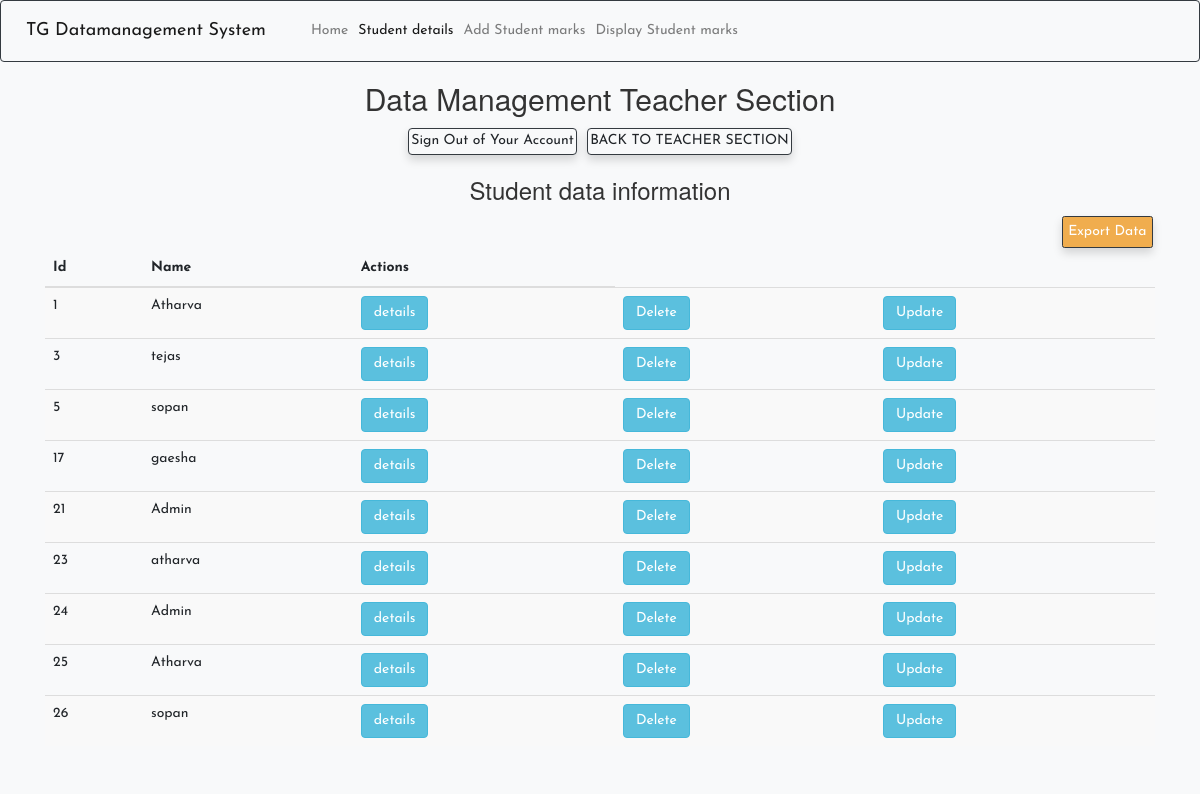
Page /stud1.php on the committed database.
### tables this page shows
CREATE TABLE `img` (
  `id` int(255) NOT NULL,
  `username` varchar(100) DEFAULT NULL,
  `image` varchar(255) DEFAULT NULL,
  `email` varchar(255) DEFAULT NULL,
  `mobile` varchar(255) DEFAULT NULL,
  `roll` int(10) DEFAULT NULL,
  `class` varchar(10) DEFAULT NULL,
  `dob` date DEFAULT NULL,
  `father` varchar(255) DEFAULT NULL,
  `mother` varchar(255) DEFAULT NULL,
  `address` varchar(255) DEFAULT NULL
);

### stud1.php (the view, shortened to what this page needs)
<?php
   $servername = "localhost";
   $username = "root";
   $password = "";
   $dbname = "demo";
    $conn = mysqli_connect($servername, $username, $password, $dbname);
   $sql = "SELECT * FROM img";
   $result = mysqli_query($conn, $sql);
   		?>
<!DOCTYPE html>
<html lang="en">
   <head>
      <link rel="stylesheet" href="main.css">
    <link rel="stylesheet" href="https://stackpath.bootstrapcdn.com/bootstrap/4.5.2/css/bootstrap.min.css">
      <link rel="stylesheet" href="https://maxcdn.bootstrapcdn.com/bootstrap/3.4.0/css/bootstrap.min.css">
   </head>
   <body class="bg-light">
   <nav class="navbar navbar-expand-lg navbar-light bg-light border border-dark">
  <a class="navbar-brand" href="#">TG Datamanagement System</a>
  <div class="collapse navbar-collapse" id="navbarSupportedContent">
    <ul class="navbar-nav mr-auto">
      <li class="nav-item ">
        <a class="nav-link" href="teacherwelcome.php">Home <span class="sr-only">(current)</span></a>
      </li>
      <li class="nav-item active">
        <a class="nav-link" href="stud1.php">Student details</a>
      </li>
      <li class="nav-item">
        <a class="nav-link" href="studmark.php">Add Student marks</a>
      </li>
      <li class="nav-item">
        <a class="nav-link" href="marksdisplay.php">Display Student marks</a>
      </li>
    </ul>
  </div>
</nav>
    <h2 class="text-center"> Data Management Teacher Section</h2>
    <p class="text-center">
        <a href="logouthod.php" class="btn btn-light shadow p-1 m-1 border border-dark">Sign Out of Your Account</a>
        <a href="teacherwelcome.php" class="btn btn-light shadow p-1 m-1 border border-dark">BACK TO TEACHER SECTION</a>
    </p>
   <h3 class="text-center">Student data information</h3>
   <div class="container text-right">
    <a href="export1.php" class="btn btn-warning rounded shadow p-2 m-1  border border-dark">Export Data</a>
    </div>
      <div class="container">
         <table class="table table-striped">
            <thead>
               <tr>
                   <th>Id</th>
                  <th>Name</th>
                  <th>Actions</th>
               </tr>
            </thead>
            <tbody>
               <?php
                  while($row = mysqli_fetch_assoc($result))
                  {
                  ?>
               <tr>
                   <td><?php echo $row['id']?></td>
                  <td> <?php echo $row["username"] ?></td>
                  <td><a href='javascript:void(0)' class="btn btn-info get_id" data-id='<?php echo $row["id"] ?>' data-toggle="modal" data-target="#myModal">details</a></td>
                  <td><button class="btn-info btn m-0"><a href="delete2.php?id=<?php echo $row['id'];?>" class="text-white">Delete</a></button></td>
                  <td><button class="btn-info btn"><a href="updated1.php?id=<?php echo $row['id'];?>" class="text-white">Update</a></button></td>
               </tr>
               <?php
                  }
                  ?>
            </tbody>
         </table>
      </div>
   </body>
</html>

### main.css (style rules this page uses)
* { margin: 0; padding: 0; box-sizing: border-box; list-style: none; text-decoration: none; font-family: 'Josefin Sans', sans-serif; }

### rows in the picture
img: id "1", username "Atharva"
img: id "3", username "tejas"
img: id "5", username "sopan"
img: id "17", username "gaesha"
img: id "21", username "Admin"
img: id "23", username "atharva"
img: id "24", username "Admin"
img: id "25", username "Atharva"
img: id "26", username "sopan"
